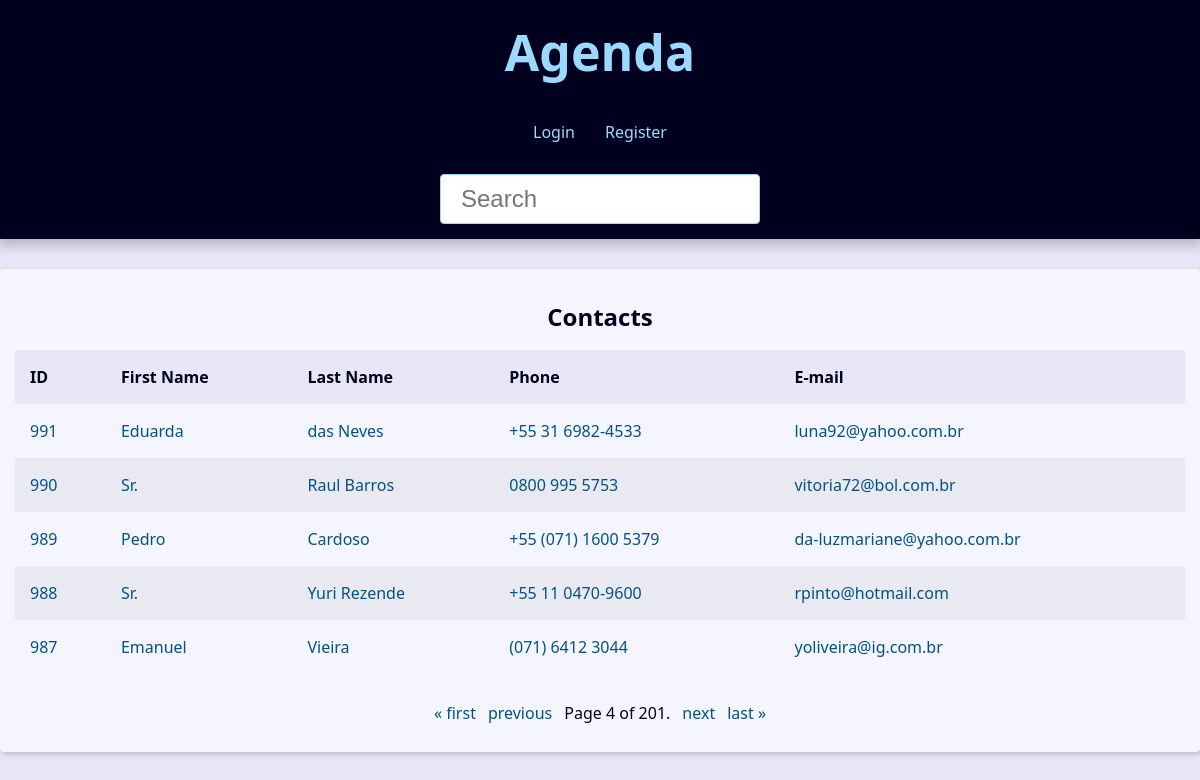
/?page=4&q=, run on the app's committed database.
### contact/models.py (models this page shows, shortened)
class Contact(models.Model):
    first_name = models.CharField(max_length=50)
    last_name = models.CharField(max_length=50, blank=True)
    phone = models.CharField(max_length=50)
    email = models.EmailField(max_length=254, blank=True)
    created_date = models.DateTimeField(default=timezone.now)
    discriptin = models.TextField(blank=True)
    show = models.BooleanField(default=True)
    picture = models.ImageField(blank=True, upload_to='pictures/%Y/%m/')
    category = models.ForeignKey(
        Category, # Passando a ForeignKey (Classe Category)
        on_delete=models.SET_NULL, # Setando NULL quando a categoria é deletada e um contato possui a categoria deletada.
        blank=True, null=True # Permitindo setar NULL quando for deletada
    )
    owner = models.ForeignKey(
        User, # Todo contato depende/tem que ter um User (owner) responsável por aquele contato. (Permissões)
        on_delete=models.SET_NULL,
        blank=True, null=True
    )

### contact/views/contact_views.py (the view)
# urls.py: path('', views.index, name='index'),
def index(request):
    contacts = Contact.objects.all().filter(show=True).order_by('-id')
    paginator = Paginator(contacts, 5)
    page_number = request.GET.get("page")
    page_obj = paginator.get_page(page_number)
    context = {
        'contacts': contacts,
        'page_obj': page_obj,
        'site_title': 'Contatos - '
    }
    return render(
        request,
        'contact/index.html',
        context
    )

### contact/templates/contact/index.html (shortened to what this page needs)
{% extends 'global/base.html' %}
{% block content %}
{% if page_obj %}
    <div class="responsive-table">
    <table class="contacts-table">
        <caption class="table-caption">
        Contacts
        </caption>
    <thead>
      <tr class="table-row table-row-header">
        <th class="table-header">ID</th>
        <th class="table-header">First Name</th>
        <th class="table-header">Last Name</th>
        <th class="table-header">Phone</th>
        <th class="table-header">E-mail</th>
      </tr>
    </thead>
    <tbody>
      {% for contact in page_obj %}
      <tr class="table-row">
        <td class="table-cel">
          <a class="table-link" href="{% url 'contact:contact' contact.id %}">
            {{ contact.id }}
          </a>
        </td>
        <td class="table-cel">
          <a href="#" class="table-link"> {{contact.first_name}} </a>
        </td>
        <td class="table-cel">
          <a href="#" class="table-link"> {{contact.last_name}} </a>
        </td>
        <td class="table-cel">
          <a href="#" class="table-link"> {{contact.phone}} </a>
        </td>
        <td class="table-cel">
          <a href="#" class="table-link"> {{contact.email}} </a>
        </td>
      </tr>
      {% endfor %}
    </tbody>
  </table>
</div>
{% endif %}
{% endblock content %}

### base_static/global/css/style.css (style rules this page uses)
:root { --spacing: 1.5rem; --link-dark-color: rgb(0, 83, 134); --link-light-color: rgb(156, 217, 255); --clr-white: rgb(245, 245, 255); --clr-black: rgb(0, 0, 30); --clr-light-gray: rgb(230, 230, 245); --clr-dark-shadow-5: rgba(0, 0, 10, 5%); --clr-dark-shadow-10: rgba(0, 0, 10, 10%); --clr-dark-shadow-20: rgba(0, 0, 10, 20%); --clr-light-shadow-5: rgba(200, 200, 255, 5%); --clr-light-shadow-10: rgba(200, 200, 255, 10%); --clr-light-shadow-20: rgba(200, 200, 255, 20%); --main-page-width: 120rem; --table-min-width: 60rem; --biggest-font-size: 5rem; --bigger-font-size: 4rem; --big-font-size: 3.2rem; --medium-font-size: 2.4rem; --small-font-size: 1.6rem; --smaller-font-size: 1.4rem; --smallest-font-size: 1.2rem; --transition-fast: 300ms; --transition-medium: 600ms; --transition-slow: 1s; --default-border-radius: 4px; }
*, *::before, *::after { margin: 0; padding: 0; box-sizing: border-box; }
html { font-size: 62.5%; }
body { font-family: system-ui, -apple-system, BlinkMacSystemFont, "Segoe UI", Roboto, Oxygen, Ubuntu, Cantarell, "Open Sans", "Helvetica Neue", sans-serif; line-height: 1.5; font-size: var(--small-font-size); color: var(--clr-black); -webkit-font-smoothing: antialiased; background: var(--clr-light-gray); }
.responsive-table { width: 100%; overflow-x: auto; }
.contacts-table { width: 100%; min-width: var(--table-min-width); border-collapse: collapse; }
.table-caption { font-size: var(--medium-font-size); font-weight: bold; padding: var(--spacing); }
.table-row { text-align: left; text-overflow: ellipsis; transition: background-color var(--transition-fast) ease-in-out; }
.table-row:nth-of-type(2n) { background: var(--clr-dark-shadow-5); }
.table-row-header { background: var(--clr-light-gray); color: var(--clr-black); }
.table-cel, .table-header { padding: var(--spacing); }
.table-link { color: var(--link-dark-color); transition: color var(--transition-fast) ease-in-out; text-decoration: none; }

### data on the page
Contact: id "991", first_name "Eduarda", last_name "das Neves", phone "+55 31 6982-4533", email "luna92@yahoo.com.br"
Contact: id "990", first_name "Sr.", last_name "Raul Barros", phone "0800 995 5753", email "vitoria72@bol.com.br"
Contact: id "989", first_name "Pedro", last_name "Cardoso", phone "+55 (071) 1600 5379", email "da-luzmariane@yahoo.com.br"
Contact: id "988", first_name "Sr.", last_name "Yuri Rezende", phone "+55 11 0470-9600", email "rpinto@hotmail.com"
Contact: id "987", first_name "Emanuel", last_name "Vieira", phone "(071) 6412 3044", email "yoliveira@ig.com.br"

### other printed values
{{ page_obj.number }} "4"
{{ page_obj.paginator.num_pages }} "201"
